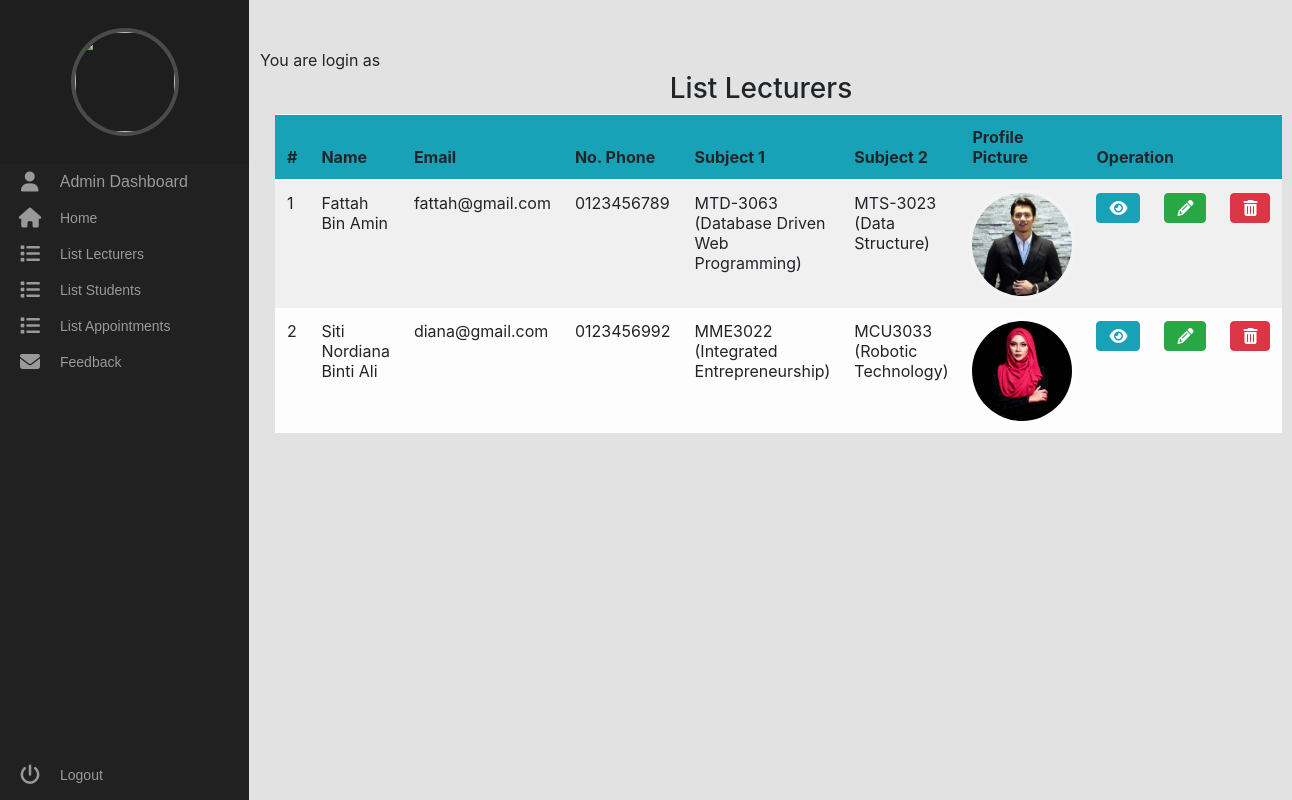
The page /admin/listlecturers.php on the database its author committed.
### tables this page shows
CREATE TABLE `lecturer` (
  `id` int(11) NOT NULL,
  `name` varchar(25) NOT NULL,
  `email` varchar(25) NOT NULL,
  `password` varchar(8) NOT NULL,
  `profile` varchar(25) NOT NULL,
  `subject1` varchar(60) NOT NULL,
  `subject2` varchar(60) NOT NULL,
  `phone` varchar(12) NOT NULL,
  `role` varchar(10) NOT NULL
);

### admin/listlecturers.php (the view, shortened to what this page needs)
<?php include('dashboard.php'); ?>
<head>
  <link rel="stylesheet" href="../CSS/bootstrap.min.css" />
  <link rel="stylesheet" href="../CSS/style.css" />
</head>
<?php
	$conn = new mysqli('localhost', 'root', '', 'final');
	$result = $conn->query("SELECT * FROM lecturer") or die($conn->error());
?>
<div class="main">
<div class = "container text-center">
<h3>List Lecturers</h3>
			<div class = "d-flex table-data">
			<table class ="table table-striped table-light">
				<thead class ="bg-info">
					<tr>
						<th>#</th>
						<th>Name</th>
						<th>Email</th>
						<th>No. Phone</th>
						<th>Subject 1</th>
						<th>Subject 2</th>
						<th>Profile Picture</th>
						<th colspan="3">Operation</th>
					</tr>
				</thead>
			<?php
			$i = 0;
				while ($row = $result->fetch_array()):
					$name = $row['name'];
					$email = $row['email'];
          			$phone = $row['phone'];
          			$subject1 = $row['subject1'];
					$subject2 = $row['subject2'];
					$profile = $row['profile'];
			$i++;
			?>
					<tr>
						<td><?php echo $i; ?></td>
						<td><?php echo $name; ?></td>
						<td ><?php echo $email ?></td>
						<td><?php echo $phone; ?></td>
						<td width="150"><?php echo $subject1; ?></td>
						<td width="150"><?php echo $subject2;?></td>
						<td><img src= "../lecturer/profile/<?php echo $profile; ?>" width="150"></td>
        <td><button title="Details" type="button" class="btn btn-info" aria-label="Left Align" onclick="location.href='viewlecturer.php?id=<?php echo $row['id']?>'">
				<i class="fas fa-eye" aria-label="true"></i>
				</button>
				<td><button title="Update" type="button" class="btn btn-success" aria-label="Left Align" onclick="location.href='updatelecturer.php?id=<?php echo $row['id']?>'">
					<i class="fas fa-pencil-alt" aria-label="true"></i>
				</button>
				<td><button title="Delete" type="button" class="btn btn-danger" aria-label="Left Align" onclick="location.href='deletelecturer.php?id=<?php echo $row['id']?>'">
					<i class="fas fa-trash-alt" aria-label="true"></i>
				</button>
			</td>
					</tr>
				<?php endwhile; ?>
			</table>
		</div>
           <br> <br> <br>
</div>

### CSS/style.css (style rules this page uses)
img { width: 100px; border-radius: 50%; box-shadow: 0 0 0 4px rgba(255, 255, 255, 0.2); }
.main { margin-left: 230px; padding: 0px 30px; }

### CSS/dashboard.css (style rules this page uses)
body { background: #f8f8f8; }

### rows shown on the page
lecturer: name "Fattah Bin Amin", email "fattah@gmail.com", phone "0123456789", subject1 "MTD-3063 (Database Driven Web Programming)", subject2 "MTS-3023 (Data Structure)", profile (picture)
lecturer: name "Siti Nordiana Binti Ali", email "diana@gmail.com", phone "0123456992", subject1 "MME3022 (Integrated Entrepreneurship)", subject2 "MCU3033 (Robotic Technology)", profile (picture)
